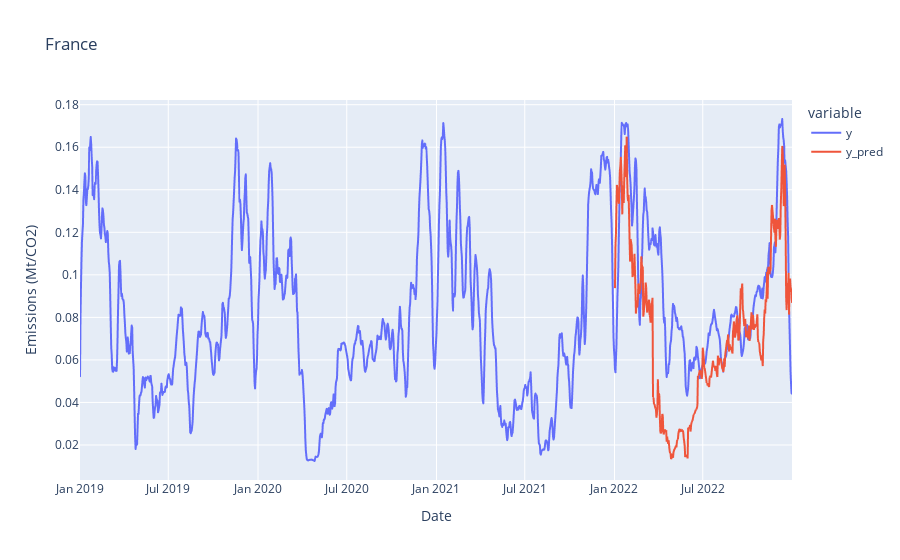

The notebook cell this image was saved under:
### Code cell
# Plot for the whole country
output_df.groupby(['Date']).apply(pd.DataFrame.sum,skipna=False).drop(columns=['Date','Region']).plot(title='France').update_layout(
    xaxis_title="Date", yaxis_title="Emissions (Mt/CO2)"
)

### Figure 1 — Plotly figure (JSON) as saved in the notebook; plotly's stock layout.template omitted (floating-point values rounded to 4 significant figures; data arrays with more than 128 entries replaced by an {"elided": "..."} marker saying what was removed)
{"data": [{"hovertemplate": "variable=y<br>Date=%{x}<br>value=%{y}<extra></extra>", "legendgroup": "y", "line": {"color": "#636efa", "dash": "solid"}, "marker": {"symbol": "circle"}, "mode": "lines", "name": "y", "showlegend": true, "type": "scattergl", "x": {"elided": "1461 str values"}, "xaxis": "x", "y": {"elided": "1461 float values"}, "yaxis": "y"}, {"hovertemplate": "variable=y_pred<br>Date=%{x}<br>value=%{y}<extra></extra>", "legendgroup": "y_pred", "line": {"color": "#EF553B", "dash": "solid"}, "marker": {"symbol": "circle"}, "mode": "lines", "name": "y_pred", "showlegend": true, "type": "scattergl", "x": {"elided": "1461 str values"}, "xaxis": "x", "y": {"elided": "1461 float values"}, "yaxis": "y"}], "layout": {"legend": {"title": {"text": "variable"}, "tracegroupgap": 0}, "title": {"text": "France"}, "xaxis": {"anchor": "y", "domain": [0, 1], "title": {"text": "Date"}}, "yaxis": {"anchor": "x", "domain": [0, 1], "title": {"text": "Emissions (Mt/CO2)"}}}}
